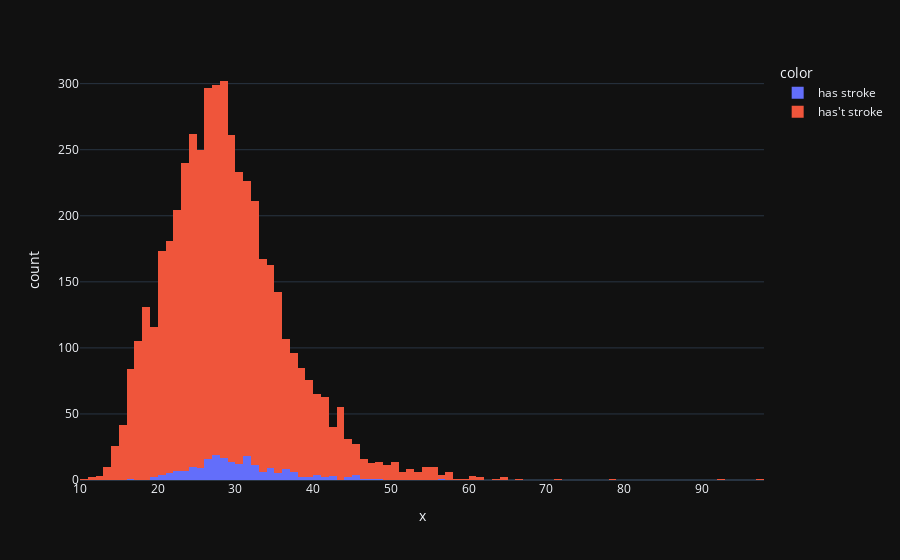

The cell this chart's notebook holds for it:
### Code cell
dd = px.data.tips()
fig = px.histogram(dd, x=data['bmi'], color=data['stroke'])
fig.show()

### Figure 1 — Plotly figure (JSON) as saved in the notebook; plotly's stock layout.template omitted (floating-point values rounded to 4 significant figures; data arrays with more than 128 entries replaced by an {"elided": "..."} marker saying what was removed)
{"data": [{"alignmentgroup": "True", "bingroup": "x", "hovertemplate": "color=has stroke<br>x=%{x}<br>count=%{y}<extra></extra>", "legendgroup": "has stroke", "marker": {"color": "#636efa", "pattern": {"shape": ""}}, "name": "has stroke", "offsetgroup": "has stroke", "orientation": "v", "showlegend": true, "x": {"elided": "249 float values"}, "xaxis": "x", "yaxis": "y", "type": "histogram"}, {"alignmentgroup": "True", "bingroup": "x", "hovertemplate": "color=has't stroke<br>x=%{x}<br>count=%{y}<extra></extra>", "legendgroup": "has't stroke", "marker": {"color": "#EF553B", "pattern": {"shape": ""}}, "name": "has't stroke", "offsetgroup": "has't stroke", "orientation": "v", "showlegend": true, "x": {"elided": "4861 float values"}, "xaxis": "x", "yaxis": "y", "type": "histogram"}], "layout": {"xaxis": {"anchor": "y", "domain": [0.0, 1.0], "title": {"text": "x"}}, "yaxis": {"anchor": "x", "domain": [0.0, 1.0], "title": {"text": "count"}}, "legend": {"title": {"text": "color"}, "tracegroupgap": 0}, "margin": {"t": 60}, "barmode": "relative"}}
